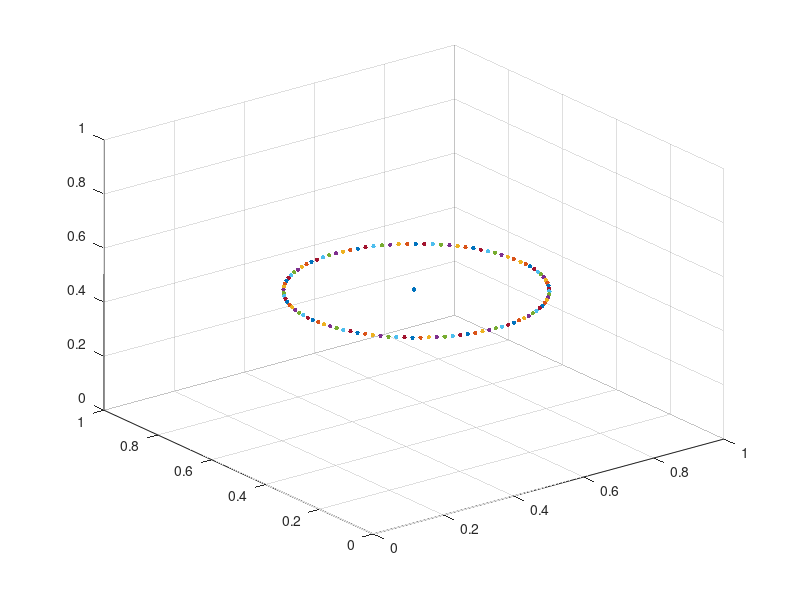

MATLAB code to generate this figure:
dt=0.01;
Q = 1;
M = 1;
m = 1;
T = 1;
radius = 0.3;
v0 = 2*pi*radius/T;
epsilon_0 = 8.8541878128e-12;

x = [0.5+radius; 0.5; 0.5];
X = [0.5; 0.5; 0.5];
v = [0;v0;0];

q = -m*16*pi^3*epsilon_0*radius^3/(Q*T^2);

plot3(X(1),X(2),X(3),'.','markersize',10), hold on
axis([0 1 0 1 0 1]), grid on

for k=1:100
    E = Q*(x-X)/(4*pi*epsilon_0*norm(x-X)^3);
    force = q*E;
    a = force/m;
    v = v+a*dt;
    x = x+v*dt;

    plot3(x(1),x(2),x(3), '.', 'markersize',10)
    pause(0.01)
end
hold off